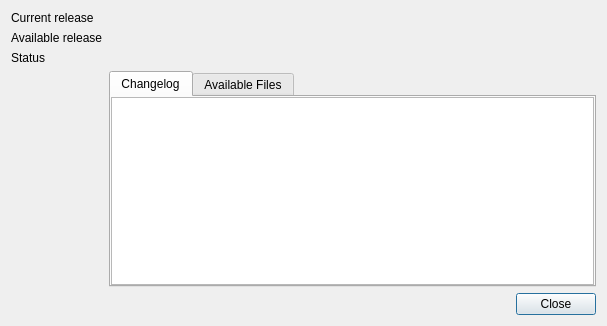
<?xml version="1.0" encoding="UTF-8"?>
<ui version="4.0">
 <class>FormUpdate</class>
 <widget class="QDialog" name="FormUpdate">
  <property name="geometry">
   <rect>
    <x>0</x>
    <y>0</y>
    <width>607</width>
    <height>326</height>
   </rect>
  </property>
  <property name="windowTitle">
   <string>Check for updates</string>
  </property>
  <layout class="QVBoxLayout" name="verticalLayout">
   <item>
    <layout class="QGridLayout" name="gridLayout">
     <item row="0" column="0">
      <widget class="QLabel" name="label">
       <property name="text">
        <string>Current release</string>
       </property>
      </widget>
     </item>
     <item row="0" column="1">
      <widget class="QLabel" name="m_lblCurrentRelease">
       <property name="text">
        <string/>
       </property>
      </widget>
     </item>
     <item row="1" column="0">
      <widget class="QLabel" name="label_3">
       <property name="text">
        <string>Available release</string>
       </property>
      </widget>
     </item>
     <item row="1" column="1">
      <widget class="QLabel" name="m_lblAvailableRelease">
       <property name="text">
        <string/>
       </property>
      </widget>
     </item>
     <item row="2" column="0">
      <widget class="QLabel" name="label_2">
       <property name="text">
        <string>Status</string>
       </property>
       <property name="buddy">
        <cstring>m_lblStatus</cstring>
       </property>
      </widget>
     </item>
     <item row="2" column="1">
      <widget class="LabelWithStatus" name="m_lblStatus" native="true">
       <property name="layoutDirection">
        <enum>Qt::RightToLeft</enum>
       </property>
      </widget>
     </item>
     <item row="3" column="1">
      <widget class="QTabWidget" name="m_tabInfo">
       <property name="currentIndex">
        <number>0</number>
       </property>
       <widget class="QWidget" name="tabChanges">
        <attribute name="title">
         <string>Changelog</string>
        </attribute>
        <layout class="QVBoxLayout" name="verticalLayout_2">
         <property name="leftMargin">
          <number>0</number>
         </property>
         <property name="topMargin">
          <number>0</number>
         </property>
         <property name="rightMargin">
          <number>0</number>
         </property>
         <property name="bottomMargin">
          <number>0</number>
         </property>
         <item>
          <widget class="QTextEdit" name="m_txtChanges">
           <property name="sizePolicy">
            <sizepolicy hsizetype="Expanding" vsizetype="Expanding">
             <horstretch>0</horstretch>
             <verstretch>1</verstretch>
            </sizepolicy>
           </property>
           <property name="font">
            <font>
             <family>DejaVu Sans Mono</family>
            </font>
           </property>
           <property name="undoRedoEnabled">
            <bool>false</bool>
           </property>
           <property name="lineWrapMode">
            <enum>QTextEdit::WidgetWidth</enum>
           </property>
           <property name="readOnly">
            <bool>true</bool>
           </property>
           <property name="html">
            <string notr="true">&lt;!DOCTYPE HTML PUBLIC &quot;-//W3C//DTD HTML 4.0//EN&quot; &quot;http://www.w3.org/TR/REC-html40/strict.dtd&quot;&gt;
&lt;html&gt;&lt;head&gt;&lt;meta name=&quot;qrichtext&quot; content=&quot;1&quot; /&gt;&lt;style type=&quot;text/css&quot;&gt;
p, li { white-space: pre-wrap; }
&lt;/style&gt;&lt;/head&gt;&lt;body style=&quot; font-family:'DejaVu Sans Mono'; font-size:8.25pt; font-weight:400; font-style:normal;&quot;&gt;
&lt;p style=&quot;-qt-paragraph-type:empty; margin-top:0px; margin-bottom:0px; margin-left:0px; margin-right:0px; -qt-block-indent:0; text-indent:0px; font-family:'MS Shell Dlg 2'; font-size:8pt;&quot;&gt;&lt;br /&gt;&lt;/p&gt;&lt;/body&gt;&lt;/html&gt;</string>
           </property>
           <property name="textInteractionFlags">
            <set>Qt::LinksAccessibleByMouse|Qt::TextSelectableByMouse</set>
           </property>
          </widget>
         </item>
        </layout>
       </widget>
       <widget class="QWidget" name="tabFiles">
        <attribute name="title">
         <string>Available Files</string>
        </attribute>
        <layout class="QVBoxLayout" name="verticalLayout_3">
         <property name="leftMargin">
          <number>0</number>
         </property>
         <property name="topMargin">
          <number>0</number>
         </property>
         <property name="rightMargin">
          <number>0</number>
         </property>
         <property name="bottomMargin">
          <number>0</number>
         </property>
         <item>
          <widget class="QListWidget" name="m_listFiles"/>
         </item>
        </layout>
       </widget>
      </widget>
     </item>
    </layout>
   </item>
   <item>
    <widget class="QDialogButtonBox" name="m_buttonBox">
     <property name="orientation">
      <enum>Qt::Horizontal</enum>
     </property>
     <property name="standardButtons">
      <set>QDialogButtonBox::Close</set>
     </property>
    </widget>
   </item>
  </layout>
 </widget>
 <customwidgets>
  <customwidget>
   <class>LabelWithStatus</class>
   <extends>QWidget</extends>
   <header>labelwithstatus.h</header>
   <container>1</container>
  </customwidget>
 </customwidgets>
 <resources/>
 <connections>
  <connection>
   <sender>m_buttonBox</sender>
   <signal>accepted()</signal>
   <receiver>FormUpdate</receiver>
   <slot>accept()</slot>
   <hints>
    <hint type="sourcelabel">
     <x>248</x>
     <y>254</y>
    </hint>
    <hint type="destinationlabel">
     <x>157</x>
     <y>274</y>
    </hint>
   </hints>
  </connection>
  <connection>
   <sender>m_buttonBox</sender>
   <signal>rejected()</signal>
   <receiver>FormUpdate</receiver>
   <slot>reject()</slot>
   <hints>
    <hint type="sourcelabel">
     <x>316</x>
     <y>260</y>
    </hint>
    <hint type="destinationlabel">
     <x>286</x>
     <y>274</y>
    </hint>
   </hints>
  </connection>
 </connections>
</ui>
